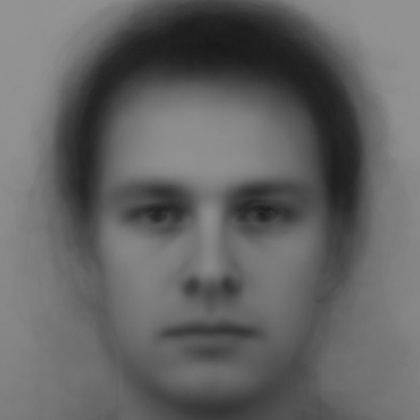
%> input picture male.jpg, 420 x 420 px, shrunk from 512 x 512 before the run
$ octave dataAnalysisCode.m   (GNU Octave 9; MATLAB toolbox functions it lacks are replaced by stand-ins)
%> lines starting %> are read from the running program, lines starting %| are printed output that depends on the picture; in (x1, y1, x2, y2) boxes, pixels count from 0 and x2, y2 are one past the last pixel; in counts of white or black regions, pixels touching at a corner belong together; the program's own positions count from 1
%% PROGRAM RECORDS MEAN, STANDARD DEV, AREAS OF PRIORITY FOR EACH USER'S CHOICE OF TRUSTWORTHINESS GIVEN ENSEMBLE SKEW

%% Clear variables

clear all
close all

%% Declare Vairables

global baseImg maleMask

trials = 100; %# of trials (default)
baseImg = rgb2gray(imread('male.jpg')); %base image
%> baseImg: size 420x420 uint8; min 24, max 148, mean 100.7
filterSize = size(baseImg,1); %Size of base image
%> filterSize = 420
windowCell = cell(3,2); %graph windows shown
userStandardDev = zeros(3,1); %standard deviations of each user

%% Declare File and Photo Paths

directoryPath = 'Ensemble RC Results'; %Path to saved data
userDirectory = dir(fullfile(directoryPath, 'user_*')); %take all folders starting with user_

%% Find different Skew Indices

maleMask = imread('malemask.png'); %Read ellipse mask
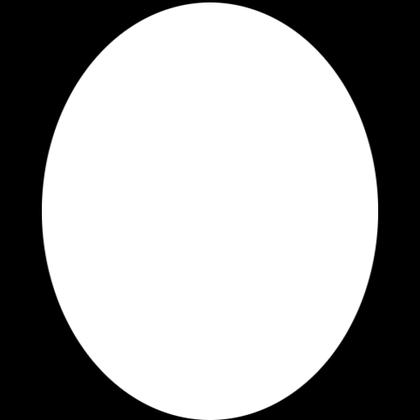
%> input picture malemask.png, 420 x 420 px, shrunk from 512 x 512 before the run
%> maleMask is the input picture: size 420x420x3 uint8; min 0, max 255, mean 159.4
maleMask = double(maleMask(:,:,1)/255); %take only 1 color channel and divide by 255
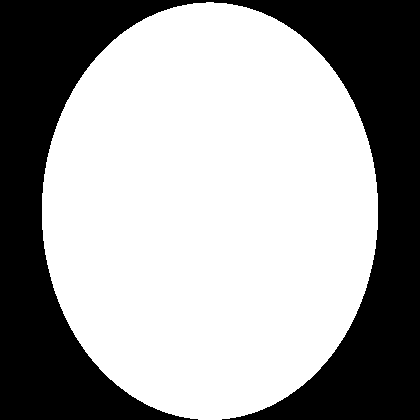
%> maleMask: size 420x420 double; values 0 (black) and 1 (white), 62.5% white; 1 black region, box (x1, y1, x2, y2) and area: (0, 0, 420, 420) 66106

nsk = 2; %number of skew types

totalAverageNoises = zeros(filterSize,filterSize,nsk); %average of all noises over all users
allDems = cell(4); %Saved demographics for user

% Iterate through each User
for file=1:size(userDirectory,1)
    userPath = userDirectory(file).name; %get path to data

    % Fetch user Files
    load(fullfile(directoryPath,userPath,'noises.mat'));
    load(fullfile(directoryPath,userPath,'chosen.mat'));
    load(fullfile(directoryPath,userPath,'demographics.mat'));
    allDems(file,:) = demographics;

    trials = size(chosen, 2); %Set trial size to file
    nsk = size(chosen, 1); %Set nsk to file
    noisesm = zeros(nsk, trials, filterSize, filterSize); %Create matrix of all noises

    % Transfer Noise Data, by Row (The Noise's Skew Index)
    for i = 1:nsk
        for j = 1:trials
            noisesm(i,j,:,:) = noises{i,j}; %essentially cell2mat for 4d
        end
    end

    %Define List of Noise Arrays and their Mean
    userImgSet = chosen.*noisesm; %list of chosen noises for user
    meanIms = mean(userImgSet,2); %mean of chosen noises by skew

    % Save the Noise Mean
    save(fullfile(directoryPath,userPath,'meanIms.mat'), 'meanIms'); %save the mean images
    for i = 1:nsk
        % Open new Drawing Window, and Display Mean Image
        %windowCell{i,1} = figure;
        meanImg = squeeze(meanIms(i,1,:,:)); %take mean image of skew
        stdev = std2(meanImg); %Get standard deviation of noise
        userStandardDev(i) = mean(stdev); %save standard deviation of noise
        totalAverageNoises(:,:,i) = totalAverageNoises(:,:,i)+meanImg; %add user average to all average
        meanImg = 15/stdev*meanImg; %scale noise such that stdev = 15
        %Save images with positive and negative noise
        imwrite(uint8(double(baseImg)+meanImg), fullfile(directoryPath, userPath, ['Mean_' num2str(i-2) '_norm.png']));
        imwrite(uint8(double(baseImg)-meanImg), fullfile(directoryPath, userPath, ['Mean_' num2str(i-2) '_rev.png']));

        % Create RBG Image to save
        emphasizedImg = getWeights(meanImg);

        %emphasizedImg(mod(preferIndices, filterSize)+1, floor((preferIndices-1)./filterSize)+1, 2) = 255;
        %emphasizedImg(mod(deterIndices, filterSize)+1, floor((deterIndices-1)./filterSize)+1, 1) = 255;

        % Save weighted images
        imwrite(uint8(emphasizedImg), fullfile(directoryPath, userPath, ['Weighted_Areas_Mean_' num2str(i-2) '.png']));
    end

    % Save stdev Data
    save(fullfile(directoryPath, userPath,'UserStandardDev.mat'), 'userStandardDev');
end
%> after the loop, allDems = 16 items; userStandardDev = [0; 0; 0]


if ~isfolder(fullfile(directoryPath, 'Average'))
    mkdir(fullfile(directoryPath, 'Average'));
end
for i = 1:nsk
    tAN = totalAverageNoises(:,:,i); %get average over all users
    tAN = 15/std2(tAN)*tAN; %scale stdev to 15
    %save positive and negative average images
    imwrite(uint8(double(baseImg)+tAN), fullfile(directoryPath, 'Average', ['Mean_' num2str(i-2) '_norm.png']));
    imwrite(uint8(double(baseImg)-tAN), fullfile(directoryPath, 'Average', ['Mean_' num2str(i-2) '_rev.png']));

    %Get outlier  areas and save rgb image
    tImg = getWeights(tAN);
    imwrite(uint8(tImg), fullfile(directoryPath, 'Average', ['Weighted_Areas_Mean_' num2str(i-2) '.png']));
end
%> this loop made 2 passes
%> (miiqr in getWeights, mimean in getWeights) on passes 1 to 2: (NaN, NaN), (NaN, NaN)

%save demographic data for all users
save(fullfile(directoryPath, 'Average', 'demographics'), 'allDems');

function eI = getWeights(mI) %Get outlier areas in image
    global baseImg maleMask
    eI = repmat(baseImg,1,1,3); %3 channel image
    filtmeanImg = imgaussfilt(mI.*maleMask,10); %gaussian filter image to lower noisiness
    miiqr = iqr(filtmeanImg(filtmeanImg~=0)); %iqr of nonzero elements of filtered mean image
    mimean = mean(filtmeanImg(filtmeanImg~=0)); %mean of nonzero elements of filtered mean image
    outlierfactor = 1.5; %number of IQR from mean needed to be outlier

    eI(:,:,2) = eI(:,:,2)+uint8(double(255-eI(:,:,2)).*(filtmeanImg>(mimean+miiqr*outlierfactor))); %second channel set to high outliers (green)
    eI(:,:,1) = eI(:,:,1)+uint8(double(255-eI(:,:,1)).*(filtmeanImg<(mimean-miiqr*outlierfactor))); %first channel set to low outliers (red)
end
